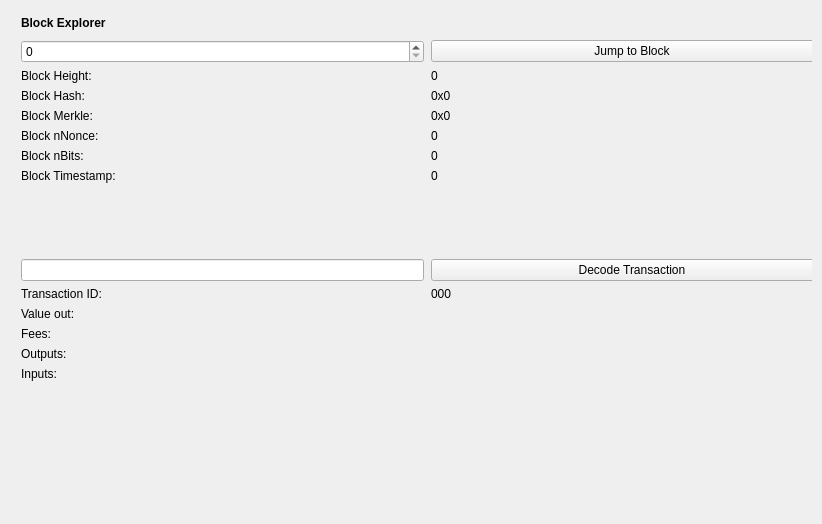
<?xml version="1.0" encoding="UTF-8"?>
<ui version="4.0">
 <class>BlockBrowser</class>
 <widget class="QWidget" name="BlockBrowser">
  <property name="windowModality">
   <enum>Qt::NonModal</enum>
  </property>
  <property name="enabled">
   <bool>true</bool>
  </property>
  <property name="geometry">
   <rect>
    <x>0</x>
    <y>0</y>
    <width>822</width>
    <height>524</height>
   </rect>
  </property>
  <property name="sizePolicy">
   <sizepolicy hsizetype="Preferred" vsizetype="Preferred">
    <horstretch>0</horstretch>
    <verstretch>0</verstretch>
   </sizepolicy>
  </property>
  <property name="minimumSize">
   <size>
    <width>0</width>
    <height>0</height>
   </size>
  </property>
  <property name="acceptDrops">
   <bool>false</bool>
  </property>
  <property name="windowTitle">
   <string>Form</string>
  </property>
  <layout class="QGridLayout">
   <property name="sizeConstraint">
    <enum>QLayout::SetMaximumSize</enum>
   </property>
   <property name="leftMargin">
    <number>21</number>
   </property>
   <property name="topMargin">
    <number>10</number>
   </property>
   <property name="rightMargin">
    <number>10</number>
   </property>
   <item row="1" column="0">
    <widget class="QWidget" name="widget" native="true">
     <widget class="QWidget" name="layoutWidgetBE1">
      <property name="geometry">
       <rect>
        <x>0</x>
        <y>0</y>
        <width>822</width>
        <height>27</height>
       </rect>
      </property>
      <layout class="QHBoxLayout" name="horizontalLayoutBE">
       <property name="spacing">
        <number>7</number>
       </property>
       <item>
           <widget class="QLabel" name="labelBlockExplorer">
            <property name="sizePolicy">
             <sizepolicy hsizetype="Preferred" vsizetype="Maximum">
              <horstretch>0</horstretch>
              <verstretch>0</verstretch>
             </sizepolicy>
            </property>
            <property name="font">
             <font>
              <weight>75</weight>
              <bold>true</bold>
             </font>
            </property>
            <property name="styleSheet">
             <string notr="true">font-weight:bold;</string>
            </property>
            <property name="text">
             <string>Block Explorer</string>
            </property>
           </widget>
       </item>
       <item>
        <spacer name="horizontalSpacerBE">
         <property name="orientation">
          <enum>Qt::Horizontal</enum>
         </property>
         <property name="sizeHint" stdset="0">
          <size>
           <width>40</width>
           <height>20</height>
          </size>
         </property>
        </spacer>
       </item>
      </layout>
     </widget>
     <widget class="QWidget" name="layoutWidgetBE2">
      <property name="geometry">
       <rect>
        <x>0</x>
        <y>30</y>
        <width>812</width>
        <height>410</height>
       </rect>
      </property>
      <layout class="QGridLayout" name="gridLayoutBE" rowstretch="0,0,0,0,0,0,0,0,0,0,0,0,0,0,0,0,0,0,0" columnstretch="0,0">
       <property name="sizeConstraint">
        <enum>QLayout::SetDefaultConstraint</enum>
       </property>
       <property name="horizontalSpacing">
        <number>7</number>
       </property>
       <item row="18" column="0">
        <spacer name="verticalSpacer">
         <property name="orientation">
          <enum>Qt::Vertical</enum>
         </property>
         <property name="sizeHint" stdset="0">
          <size>
           <width>20</width>
           <height>40</height>
          </size>
         </property>
        </spacer>
       </item>
       <item row="12" column="1">
        <widget class="QPushButton" name="txButton">
         <property name="text">
          <string>Decode Transaction</string>
         </property>
        </widget>
       </item>
       <item row="17" column="0">
        <widget class="QLabel" name="inputLabel">
         <property name="text">
          <string>Inputs:</string>
         </property>
         <property name="alignment">
          <set>Qt::AlignLeading|Qt::AlignLeft|Qt::AlignTop</set>
         </property>
        </widget>
       </item>
       <item row="14" column="0">
        <widget class="QLabel" name="valueLabel">
         <property name="text">
          <string>Value out:</string>
         </property>
        </widget>
       </item>
       <item row="13" column="0">
        <widget class="QLabel" name="txLabel">
         <property name="text">
          <string>Transaction ID:</string>
         </property>
        </widget>
       </item>
       <item row="13" column="1">
        <widget class="QLabel" name="txID">
         <property name="text">
          <string>000</string>
         </property>
        </widget>
       </item>
       <item row="17" column="1">
        <widget class="QLabel" name="inputBox">
         <property name="text">
          <string/>
         </property>
         <property name="alignment">
          <set>Qt::AlignLeading|Qt::AlignLeft|Qt::AlignTop</set>
         </property>
        </widget>
       </item>
       <item row="14" column="1">
        <widget class="QLabel" name="valueBox">
         <property name="text">
          <string/>
         </property>
        </widget>
       </item>
       <item row="1" column="0">
        <widget class="QSpinBox" name="heightBox">
         <property name="sizePolicy">
          <sizepolicy hsizetype="Preferred" vsizetype="Fixed">
           <horstretch>0</horstretch>
           <verstretch>0</verstretch>
          </sizepolicy>
         </property>
         <property name="maximum">
          <number>99999999</number>
         </property>
        </widget>
       </item>
       <item row="3" column="0">
        <widget class="QLabel" name="heightLabelBE2">
         <property name="text">
          <string>Block Height:</string>
         </property>
        </widget>
       </item>
       <item row="8" column="1">
        <widget class="QLabel" name="timeBox">
         <property name="text">
          <string>0</string>
         </property>
        </widget>
       </item>
       <item row="1" column="1">
        <widget class="QPushButton" name="blockButton">
         <property name="text">
          <string>Jump to Block</string>
         </property>
        </widget>
       </item>
       <item row="5" column="0">
        <widget class="QLabel" name="merkleLabel">
         <property name="text">
          <string>Block Merkle:</string>
         </property>
        </widget>
       </item>
       <item row="4" column="0">
        <widget class="QLabel" name="hashLabel">
         <property name="text">
          <string>Block Hash:</string>
         </property>
        </widget>
       </item>
       <item row="15" column="1">
        <widget class="QLabel" name="feesBox">
         <property name="text">
          <string/>
         </property>
        </widget>
       </item>
       <item row="3" column="1">
        <widget class="QLabel" name="heightLabelBE1">
         <property name="text">
          <string>0</string>
         </property>
        </widget>
       </item>
       <item row="15" column="0">
        <widget class="QLabel" name="feesLabel">
         <property name="text">
          <string>Fees:</string>
         </property>
        </widget>
       </item>
       <item row="7" column="0">
        <widget class="QLabel" name="bitsLabel">
         <property name="text">
          <string>Block nBits:</string>
         </property>
        </widget>
       </item>
       <item row="7" column="1">
        <widget class="QLabel" name="bitsBox">
         <property name="text">
          <string>0</string>
         </property>
        </widget>
       </item>
       <item row="5" column="1">
        <widget class="QLabel" name="merkleBox">
         <property name="minimumSize">
          <size>
           <width>187</width>
           <height>0</height>
          </size>
         </property>
         <property name="text">
          <string>0x0</string>
         </property>
        </widget>
       </item>
       <item row="16" column="0">
        <widget class="QLabel" name="outputLabel">
         <property name="text">
          <string>Outputs:</string>
         </property>
         <property name="alignment">
          <set>Qt::AlignLeading|Qt::AlignLeft|Qt::AlignTop</set>
         </property>
        </widget>
       </item>
       <item row="16" column="1">
        <widget class="QLabel" name="outputBox">
         <property name="text">
          <string/>
         </property>
         <property name="alignment">
          <set>Qt::AlignLeading|Qt::AlignLeft|Qt::AlignTop</set>
         </property>
        </widget>
       </item>
       <item row="6" column="0">
        <widget class="QLabel" name="nonceLabel">
         <property name="text">
          <string>Block nNonce:</string>
         </property>
        </widget>
       </item>
       <item row="6" column="1">
        <widget class="QLabel" name="nonceBox">
         <property name="text">
          <string>0</string>
         </property>
        </widget>
       </item>
       <item row="8" column="0">
        <widget class="QLabel" name="timeLabel">
         <property name="text">
          <string>Block Timestamp:</string>
         </property>
        </widget>
       </item>
       <item row="4" column="1">
        <widget class="QLabel" name="hashBox">
         <property name="enabled">
          <bool>true</bool>
         </property>
         <property name="sizePolicy">
          <sizepolicy hsizetype="Preferred" vsizetype="Preferred">
           <horstretch>0</horstretch>
           <verstretch>0</verstretch>
          </sizepolicy>
         </property>
         <property name="minimumSize">
          <size>
           <width>0</width>
           <height>0</height>
          </size>
         </property>
         <property name="text">
          <string>0x0</string>
         </property>
        </widget>
       </item>
       <item row="12" column="0">
        <widget class="QLineEdit" name="txBox">
         <property name="sizePolicy">
          <sizepolicy hsizetype="Preferred" vsizetype="Fixed">
           <horstretch>0</horstretch>
           <verstretch>0</verstretch>
          </sizepolicy>
         </property>
         <property name="inputMask">
          <string comment="Transaction id" extracomment="Transaction id"/>
         </property>
         <property name="placeholderText">
          <string comment="Transaction ID" extracomment="Transaction ID"/>
         </property>
        </widget>
       </item>
       <item row="11" column="0">
        <spacer name="verticalSpacer_2">
         <property name="orientation">
          <enum>Qt::Vertical</enum>
         </property>
         <property name="sizeHint" stdset="0">
          <size>
           <width>20</width>
           <height>20</height>
          </size>
         </property>
        </spacer>
       </item>
      </layout>
     </widget>
    </widget>
   </item>
  </layout>
 </widget>
 <resources/>
 <connections/>
</ui>
